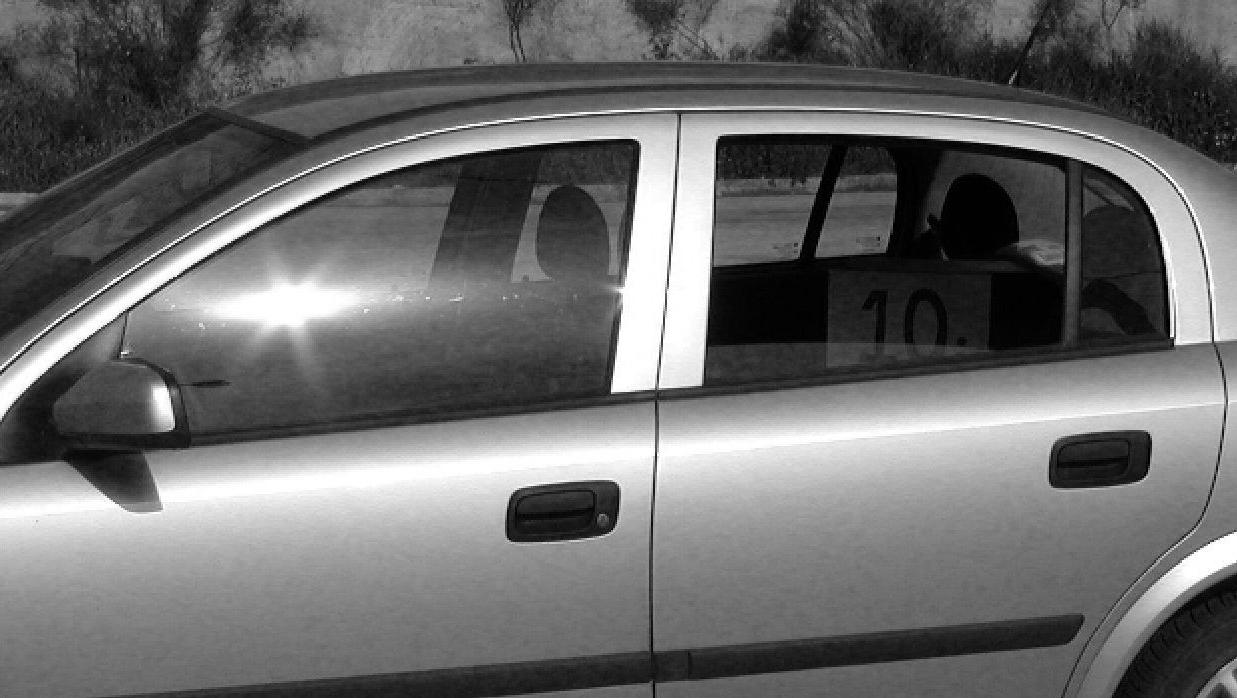
#> input picture Code/Images/car.jpg, 1237 x 698 px
$ python ex7.py
#> lines starting #> are read from the running program, lines starting #| are printed output that depends on the picture
#> in main, img is the input picture: shape (698, 1237, 3); min 0, max 255, mean 107.4
import cv2
import numpy as np
import matplotlib.pyplot as plt

# Butterworth high-pass φίλτρο
def butterworth_high_pass_filter(shape, cutoff, order):
    P, Q = shape
    # Δημιουργία πλέγματος συχνοτήτων
    u = np.arange(P)
    v = np.arange(Q)
    # 2D συστημα συντεταγμένων
    U, V = np.meshgrid(v, u)
    # Υπολογισμός Ευκλειδιας αποστάσης από το κέντρο
    D_uv = np.sqrt((U - Q/2)**2 + (V - P/2)**2)
    # Υπολογισμός συνάρτησης μεταφοράς Butterworth φίλτρου
    H = 1 / (1 + (cutoff / (D_uv + 1e-5))**(2 * order))
    return H

def homomorphic_filter(img, gamma_l=0.5, gamma_h=2.0, cutoff=30, order=1):
#> called with gamma_l = 0.5, gamma_h = 2, cutoff = 30, order = 1
    img = img.astype(np.float32) # για να αποφύγουμε overflow
    img += 1  # για αποφυγή log(0)
    log_img = np.log(img) # μετατροπή σε log
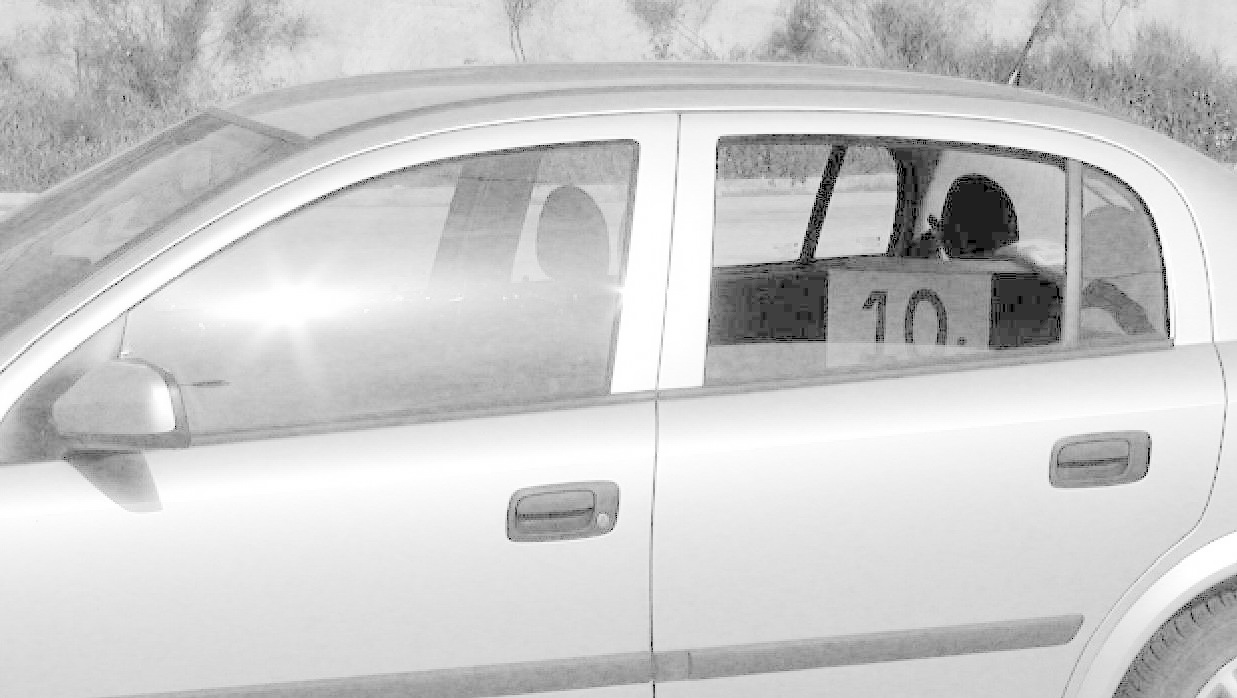
#> log_img: shape (698, 1237) float32; min 0, max 5.55, mean 4.41; drawn with min black and max white

    # Υπολογισμός DFT
    dft = np.fft.fft2(log_img)
    # Μετατόπιση της μηδενικής συχνότητας στο κέντρο
    dft_shift = np.fft.fftshift(dft)

    # Εφαρμογή Butterworth high-pass φίλτρου πρώτης τάξης
    H = butterworth_high_pass_filter(img.shape, cutoff, order)
    # Διορθωση gamma_l (illuminance -> φωτεινότητα) και gamma_h (high frequency -> λεπτομέρειες)
    H = gamma_l + (gamma_h - gamma_l) * H

    # Εφαρμογή φίλτρου στο DFT
    filtered_dft = dft_shift * H
    # Αντιστροφή μετατόπιση
    dft_inv = np.fft.ifftshift(filtered_dft)
    # Αντίστροφο FFT για επιστροφή στο χωρικό πεδίο
    img_back = np.fft.ifft2(dft_inv)
    # Αντιστροφο log + 1 offset
    img_back = np.exp(np.real(img_back)) - 1
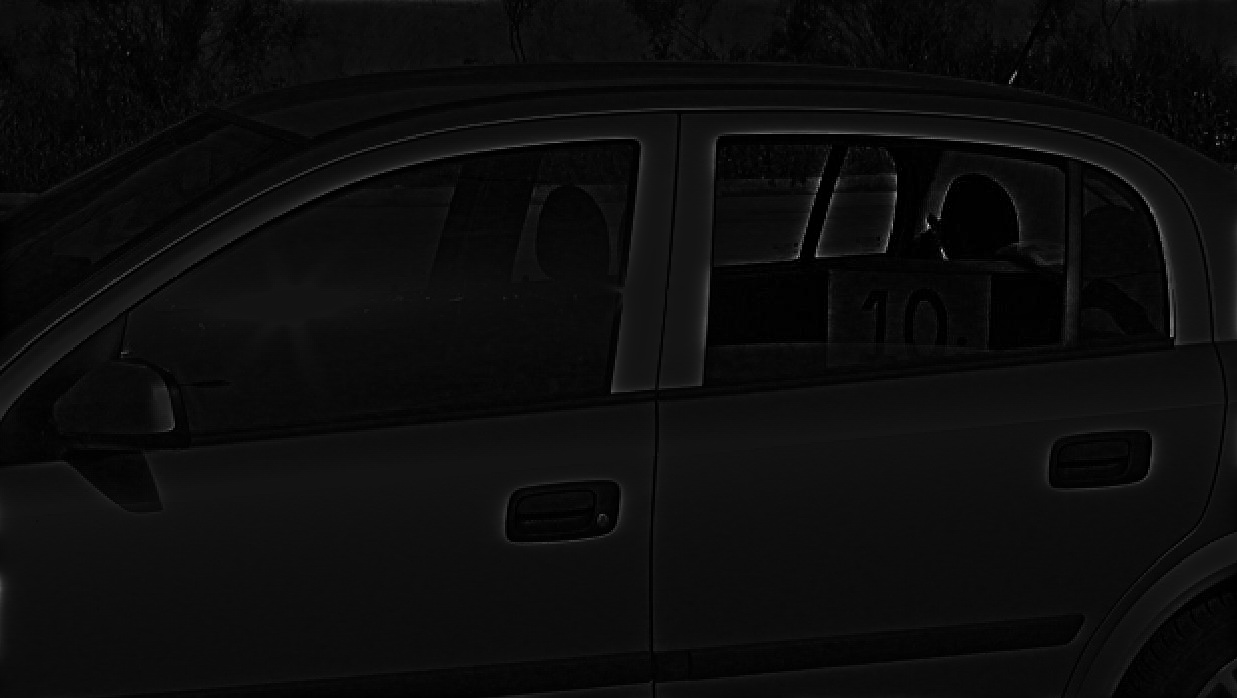
#> img_back: shape (698, 1237) float64; min -0.999, max 213.3, mean 9.9; drawn with min black and max white

    return img_back

def main():
    # === Φόρτωση εικόνας ===
    img = cv2.imread('Images/car.jpg')
    # Ελέγχουμε αν η εικόνα φορτώθηκε σωστά
    if img is None:
        print("Δεν βρέθηκε η εικόνα")
        return
    # Μετατροπή σε grayscale αν χρειάζεται
    img = cv2.cvtColor(img, cv2.COLOR_BGR2GRAY)
    filter_img = homomorphic_filter(img)

    # === Εμφάνιση αποτελεσμάτων ===
    plt.figure(figsize=(12, 6))

    plt.subplot(1, 2, 1)
    plt.title('Original')
    plt.imshow(img, cmap='gray')
    plt.axis('off')

    plt.subplot(1, 2, 2)
    plt.title('Homomorphic Filtered')
    plt.imshow(filter_img, cmap='gray')
    plt.axis('off')
    plt.show()
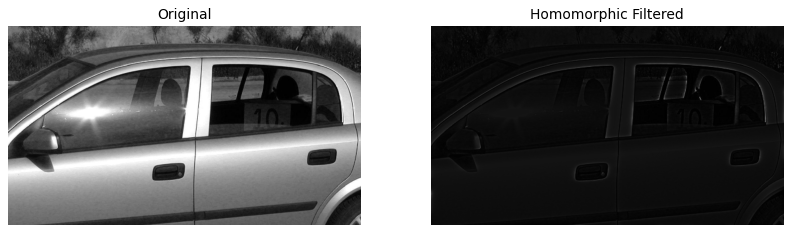
#> figure drawn by matplotlib, 2 panels

if __name__ == "__main__":
    main()

$ run again, with Code/Images/flowers.jpg copied over Code/Images/car.jpg
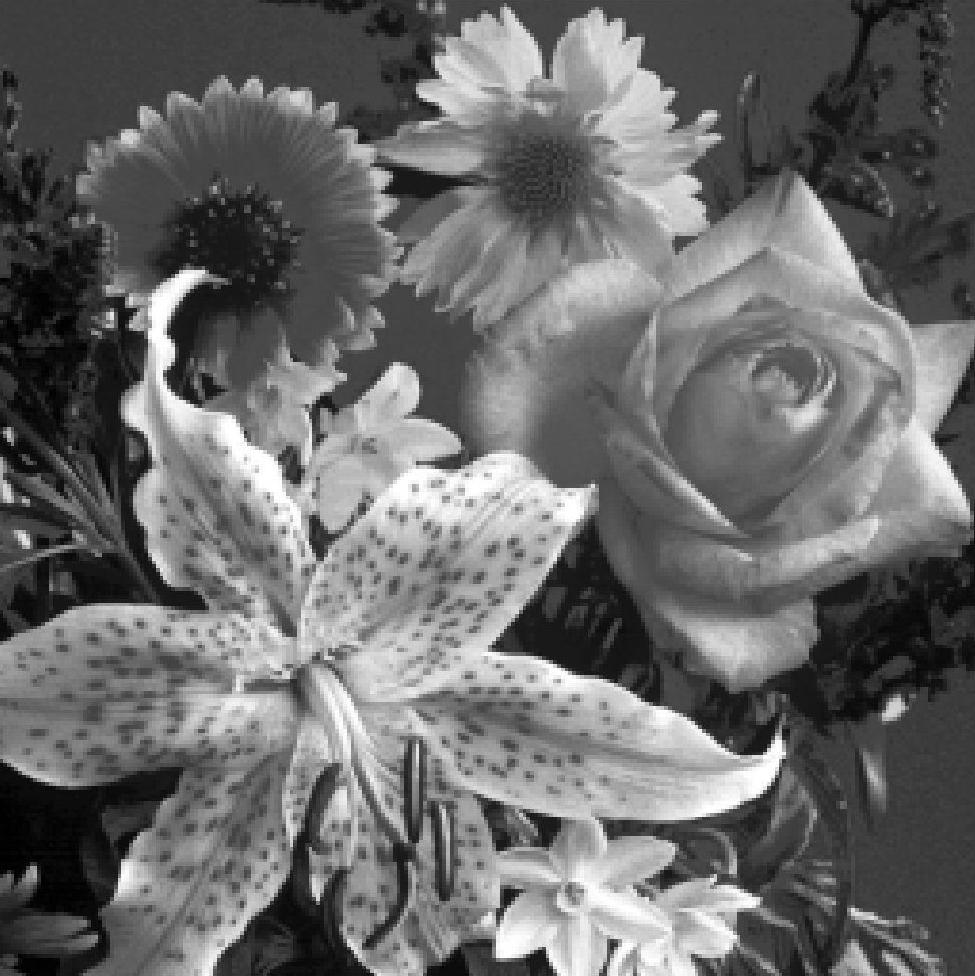
#> input picture Code/Images/flowers.jpg, 975 x 976 px
#> in main, img is the input picture: shape (976, 975, 3); min 0, max 255, mean 106.3
#> in homomorphic_filter, `img_back = np.exp(np.real(img_back)) - 1`:
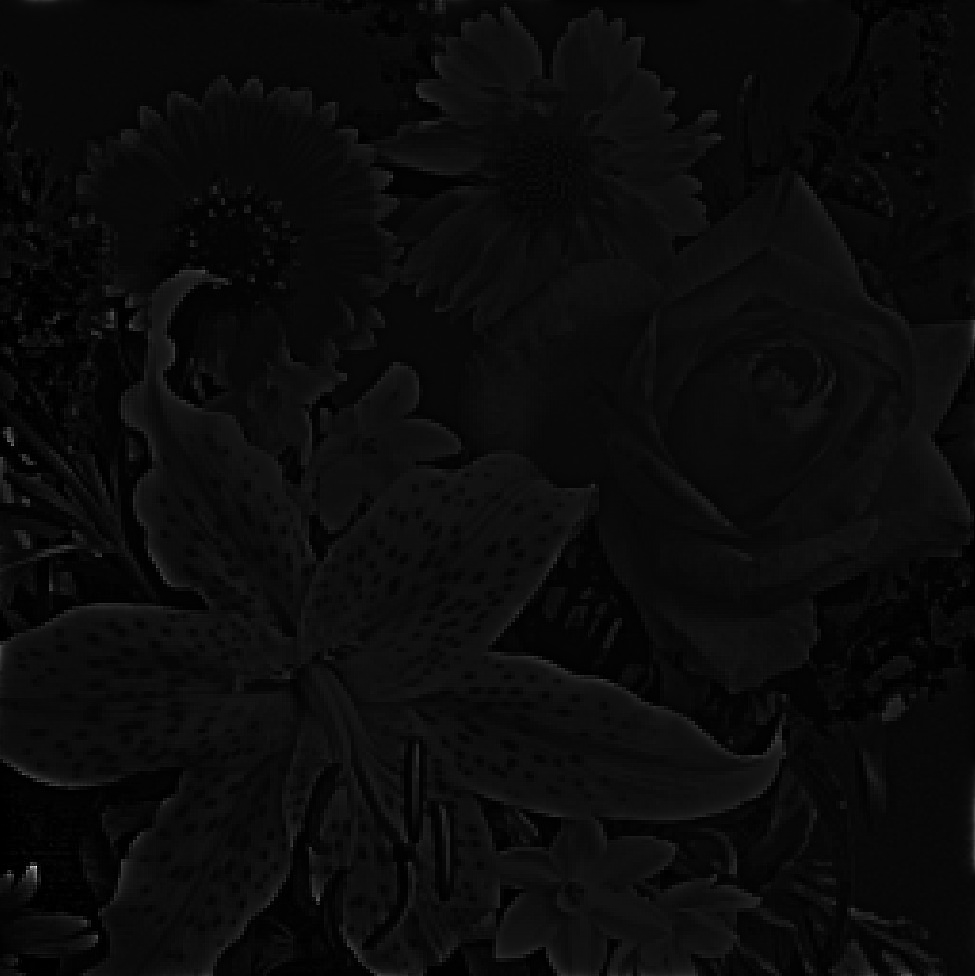
#> img_back: shape (976, 975) float64; min -0.998, max 239.6, mean 9.9; drawn with min black and max white
#> in main, `plt.show()`:
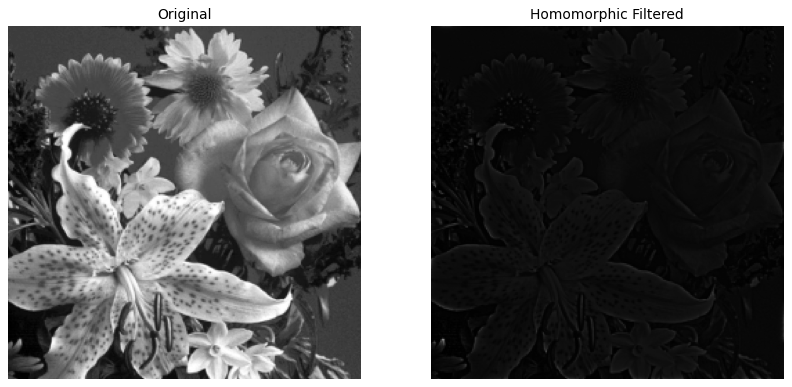
#> figure drawn by matplotlib, 2 panels
